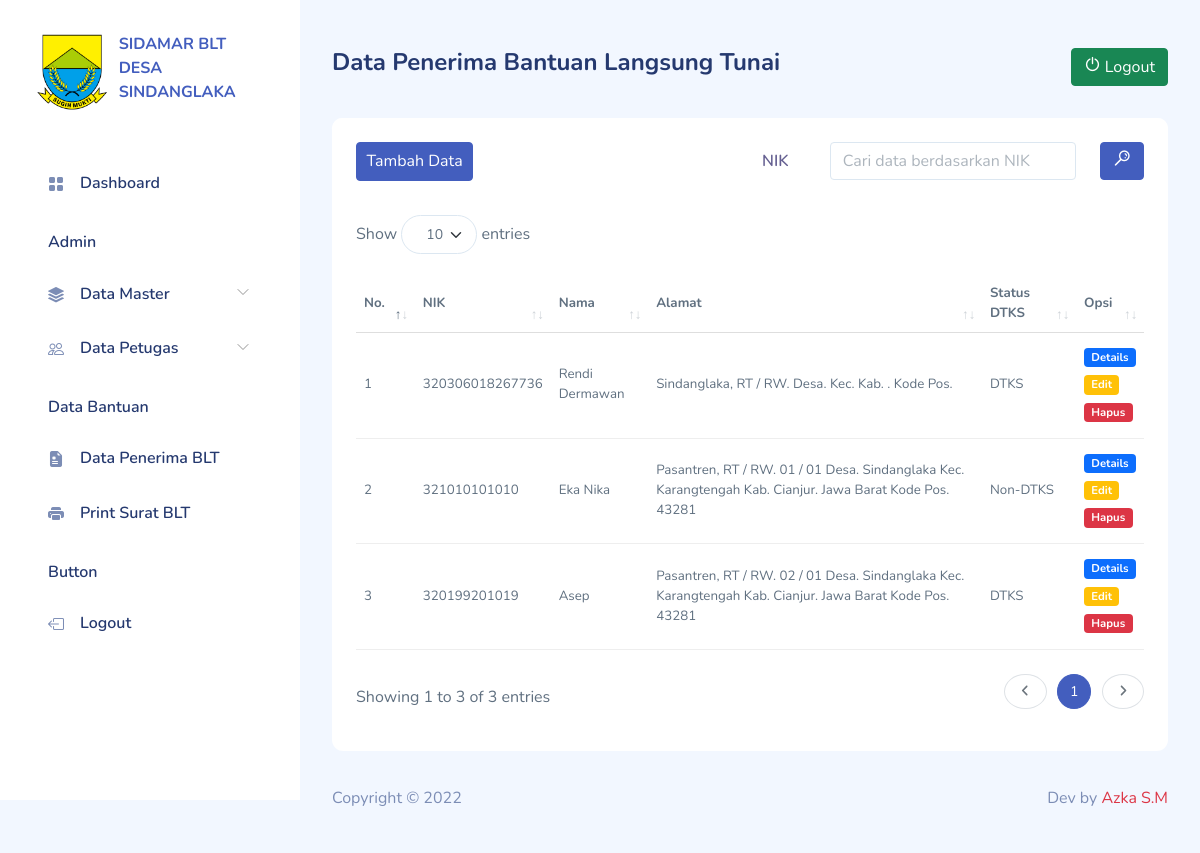
The app's page /data_blt.php (signed in), older data.
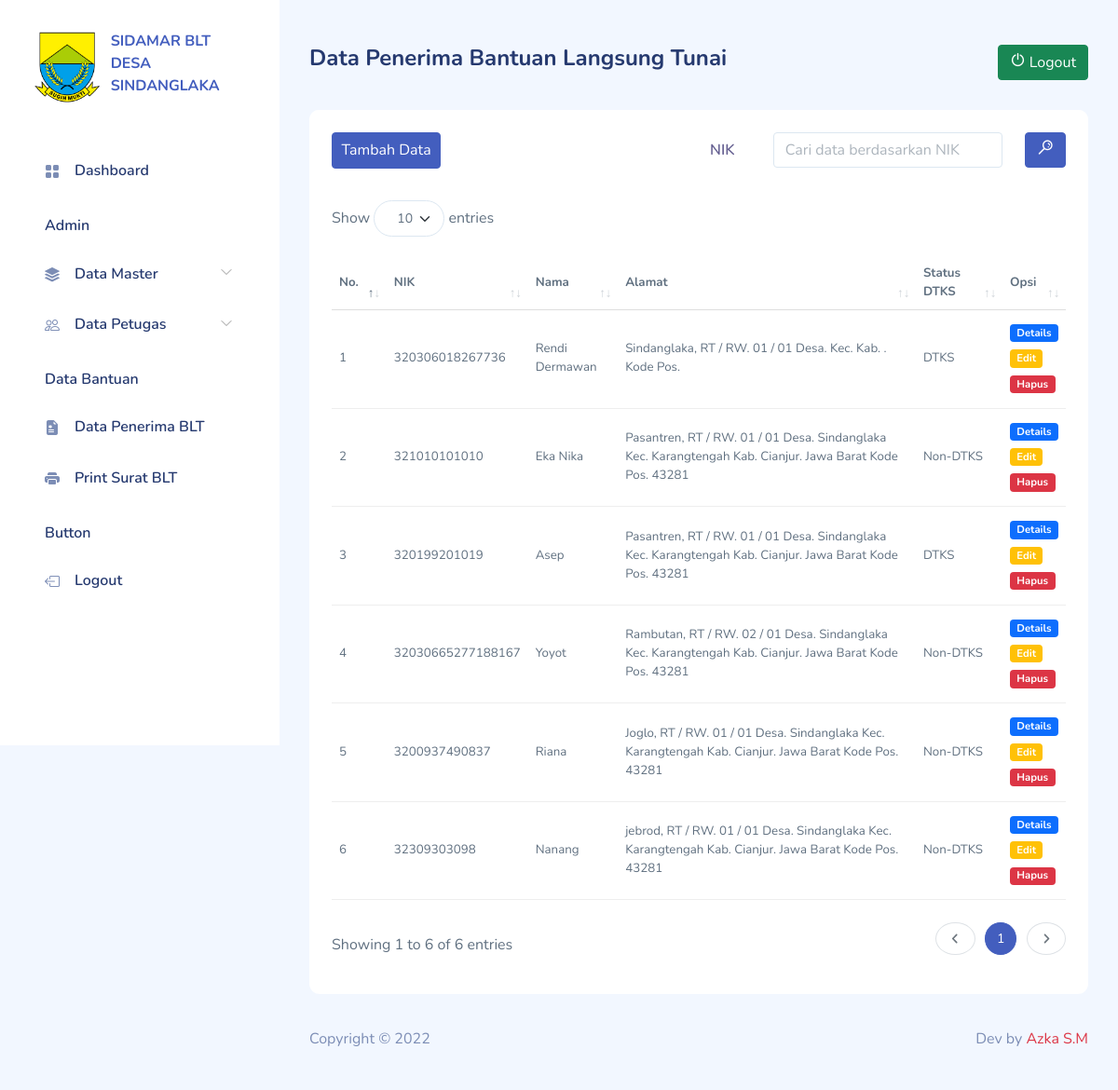
The same page, newer data.
### tables this page shows
CREATE TABLE `data_blt_penerima` (
  `id_blt` int(11) NOT NULL,
  `nama_lengkap` varchar(255) NOT NULL,
  `no_kk` varchar(1000) NOT NULL,
  `no_nik` varchar(1000) NOT NULL,
  `jalan` varchar(200) NOT NULL,
  `rtrw` varchar(200) NOT NULL,
  `desa` varchar(200) NOT NULL,
  `kecamatan` varchar(200) NOT NULL,
  `kabupaten` varchar(200) NOT NULL,
  `provinsi` varchar(200) NOT NULL,
  `kode_pos` varchar(200) NOT NULL,
  `pekerjaan` varchar(255) NOT NULL,
  `nama_ibu` varchar(255) NOT NULL,
  `status_dtks` int(11) NOT NULL,
  `periode` varchar(255) NOT NULL,
  `date_created` date NOT NULL,
  `is_active` int(11) NOT NULL
);

### functions.php (called while the page is built, shortened)
<?php
$conn = mysqli_connect("localhost", "root", "", "db_sdlk_blt");
function query($query)
{
    global $conn;
    $result = mysqli_query($conn, $query);
    $rows = [];
    while ($row = mysqli_fetch_assoc($result)) {
        $rows[] = $row;
    }
    return $rows;
}

### data_blt.php (the view, shortened to what this page needs)
<?php
require "functions.php";
if (!isset($_POST)) {
    $blt = query("SELECT * FROM data_blt_penerima");
} else {
    $nik = $_POST["nik"];
    $blt = query("SELECT * FROM data_blt_penerima WHERE no_nik LIKE '%$nik%'");
}
include "template_header.php";
include "template_sidebar.php";
?>
<div id="main">
    <div class="page-heading">
        <div class="row">
            <div class="col-7">
                <h4>Data Penerima Bantuan Langsung Tunai</h4>
            </div>
            <div class="col-5">
                <a href="logout.php" class="btn btn-success float-end" onclick="return confirm('Yakin akan keluar dari aplikasi?');">
                    <i class="icon dripicons-power"></i>
                    Logout
                </a>
            </div>
        </div>
    </div>
    <div class="page-content">
        <section class="row">
            <div class="col-12 col-lg-12">
                <div class="card">
                    <div class="card-header">
                        <div class="row">
                            <div class="col-12 col-lg-6">
                                <a href="data_blt_add.php" class='btn btn-primary icon mb-2'>
                                    <span>Tambah Data</span>
                                </a>
                            </div>
                            <div class="col-12 col-lg-6">
                                <form action="" method="post">
                                    <div class="form-group row align-items-center">
                                        <div class="col-2">
                                            <label class="col-form-label" for="nik">NIK</label>
                                        </div>
                                        <div class="col-8">
                                            <input type="text" class="form-control" name="nik" id="nik" placeholder="Cari data berdasarkan NIK">
                                        </div>
                                        <div class="col-2">
                                            <button type="submit" class="btn btn-primary w-100" name="submit"><i class="icon dripicons-search"></i></button>
                                        </div>
                                    </div>
                                </form>
                            </div>
                        </div>
                    </div>
                    <div class="card-body">
                        <div class="table-responsive">
                            <table class="table small" id="table1">
                                <thead>
                                    <tr>
                                        <th>No.</th>
                                        <th>NIK</th>
                                        <th>Nama</th>
                                        <th>Alamat</th>
                                        <th>Status DTKS</th>
                                        <th>Opsi</th>
                                    </tr>
                                </thead>
                                <tbody>
                                    <?php $i = 1; ?>
                                    <?php foreach ($blt as $b) : ?>
                                        <tr>
                                            <td><?= $i; ?></td>
                                            <td><?= $b["no_nik"]; ?></td>
                                            <td><?= $b["nama_lengkap"]; ?></td>
                                            <td><?= $b["jalan"] . ", RT / RW. " . $b["rtrw"] . " Desa. " . $b["desa"] . " Kec. " . $b["kecamatan"] . " Kab. " . $b["kabupaten"] . ". " . $b["provinsi"] . " Kode Pos. " . $b["kode_pos"]; ?></td>
                                            <td>
                                                <?php
                                                if ($b["status_dtks"] == 1) {
                                                    echo "DTKS";
                                                } else {
                                                    echo "Non-DTKS";
                                                }
                                                ?>
                                            </td>
                                            <td>
                                                <a href="data_blt_details.php?id=<?= $b["id_blt"] ?>" class="badge bg-primary mb-2">Details</a> <br>
                                                <a href="data_blt_edit.php?id=<?= $b["id_blt"] ?>" class="badge bg-warning mb-2">Edit</a> <br>
                                                <a href="data_blt_delete.php?id=<?= $b["id_blt"] ?>" class="badge bg-danger" onclick="return confirm('Yakin akan menghapus data BLT : <?= $b['nama_lengkap']; ?> ?');">Hapus</a>
                                            </td>
                                        </tr>
                                        <?php $i++; ?>
                                    <?php endforeach; ?>
                                </tbody>
                            </table>
                        </div>
                    </div>
                </div>
            </div>
        </section>
    </div>
    <?php include "template_footer.php"; ?>

### template_header.php (shortened to what this page needs)
<!DOCTYPE html>
<html lang="en">
<head>
    <link rel="stylesheet" href="assets/css/bootstrap.css">
    <link rel="stylesheet" href="assets/vendors/jquery-datatables/jquery.dataTables.bootstrap5.min.css">
    <link rel="stylesheet" href="assets/vendors/fontawesome/all.min.css">
    <link rel="stylesheet" href="assets/vendors/iconly/bold.css">
    <link rel="stylesheet" href="assets/vendors/dripicons/webfont.css">
    <link rel="stylesheet" href="assets/css/pages/dripicons.css">
    <link rel="stylesheet" href="assets/vendors/perfect-scrollbar/perfect-scrollbar.css">
    <link rel="stylesheet" href="assets/vendors/bootstrap-icons/bootstrap-icons.css">
    <link rel="stylesheet" href="assets/css/my-style.css">
    <link rel="stylesheet" href="assets/css/app.css">
</head>
<body>
    <div id="app">

### template_sidebar.php (shortened to what this page needs)
<div id="sidebar" class="active">
    <div class="sidebar-wrapper active">
        <div class="sidebar-header">
            <div class="d-flex justify-content-between">
                <div class="logo">
                    <div class="row">
                        <div class="col-4">
                            <img src="assets/images/logo/logodesa.png" alt="Logo">
                        </div>
                        <div class="col-8">
                            <a href="#">SIDAMAR BLT DESA SINDANGLAKA</a>
                        </div>
                    </div>
                </div>
            </div>
        </div>
        <div class="sidebar-menu">
            <ul class="menu">
                <li class="sidebar-item">
                    <a href="dashboard.php" class='sidebar-link'>
                        <i class="bi bi-grid-fill"></i>
                        <span>Dashboard</span>
                    </a>
                </li>
                <li class="sidebar-title">Admin</li>
                <li class="sidebar-item  has-sub">
                    <a href="#" class='sidebar-link'>
                        <i class="bi bi-stack"></i>
                        <span>Data Master</span>
                    </a>
                </li>
                <li class="sidebar-item  has-sub">
                    <a href="#" class='sidebar-link'>
                        <i class="bi bi-people"></i>
                        <span>Data Petugas</span>
                    </a>
                </li>
                <li class="sidebar-title">Data Bantuan</li>
                <li class="sidebar-item ">
                    <a href="data_blt.php" class='sidebar-link'>
                        <i class="bi bi-file-earmark-medical-fill"></i>
                        <span>Data Penerima BLT</span>
                    </a>
                </li>
                <li class="sidebar-item ">
                    <a href="print_surat.php" class='sidebar-link'>
                        <i class="bi bi-printer-fill"></i>
                        <span>Print Surat BLT</span>
                    </a>
                </li>
                <li class="sidebar-title">Button</li>
                <li class="sidebar-item  ">
                    <a href="logout.php" class='sidebar-link' onclick="return confirm('Yakin akan keluar dari aplikasi?');">
                        <i class="bi bi-box-arrow-left"></i>
                        <span>Logout</span>
                    </a>
                </li>
            </ul>
        </div>
    </div>
</div>

### template_footer.php (shortened to what this page needs)
<footer>
    <div class="footer clearfix mb-0 text-muted">
        <div class="float-start">
            <p>Copyright &copy <?= date("Y"); ?></p>
        </div>
        <div class="float-end">
            <p>Dev by <span class="text-danger">Azka S.M</span></p>
        </div>
    </div>
</footer>
</div>
</div>
</body>
</html>

### assets/css/my-style.css (style rules this page uses)
.sidebar-wrapper .sidebar-header { font-size: 1.5rem; font-weight: 700; }
table.dataTable { font-size: 10pt; }
.sidebar-wrapper .sidebar-header img { height: 5rem; }
.sidebar-wrapper .sidebar-header { font-size: 1rem; font-weight: 700; }

### assets/css/app.css (style rules this page uses)
.btn i,.btn svg { height:16px;width:16px }
.btn.icon { padding:.4rem .6rem }
.btn.btn-danger,.btn.btn-info,.btn.btn-primary,.btn.btn-secondary,.btn.btn-success,.btn.btn-warning { color:#fff }
.card { border:none;margin-bottom:2.2rem }
.card .card-header { border:none }
.card .card-header~.card-body { padding-top:0 }
.card .card-body { padding:1.5rem }
.form-group { margin-bottom:.7rem }
.form-group label { color:rgba(35,28,99,.7);font-weight:600 }
#sidebar.active .sidebar-wrapper { left:0 }
.sidebar-wrapper { background-color:#fff;bottom:0;height:100vh;overflow-y:auto;position:fixed;top:0;transition:left .5s ease-out;width:300px;z-index:10 }
.sidebar-wrapper .sidebar-header { font-size:1rem;font-weight:700;padding:2rem 2rem 1rem }
.sidebar-wrapper .sidebar-header img { height:5rem }
.sidebar-wrapper .menu { font-weight:600;margin-top:2rem;padding:0 2rem }
.sidebar-wrapper .menu .sidebar-title { color:#25396f;font-size:1rem;font-weight:600;list-style:none;margin:1.5rem 0 1rem;padding:0 1rem }
.sidebar-wrapper .menu .sidebar-link { align-items:center;border-radius:.5rem;color:#25396f;display:block;display:flex;font-size:1rem;padding:.7rem 1rem;text-decoration:none;transition:all .5s }
.sidebar-wrapper .menu .sidebar-link i,.sidebar-wrapper .menu .sidebar-link svg { color:#7c8db5 }
.sidebar-wrapper .menu .sidebar-link span { margin-left:1rem }
.sidebar-wrapper .menu .sidebar-item { list-style:none;margin-top:.5rem;position:relative }
.sidebar-wrapper .menu .sidebar-item.has-sub .sidebar-link:after { color:#ccc;display:block;position:absolute;right:15px;top:12px }
.dataTable-table td,.dataTable-table thead th,.table td,.table thead th { vertical-align:middle }
.dataTable-table:not(.table-borderless) thead th,.table:not(.table-borderless) thead th { border-bottom:1px solid #dedede!important }
.bi { height:1rem;width:1rem }
#main { margin-left:300px;padding:2rem }
.page-heading { margin:0 0 2rem }
a { text-decoration:none }

### template_header.php (style rules this page uses)
table.dataTable td { padding: 15px 8px; }

Row changes from the older to the newer data that the page shows:
changed data_blt_penerima "Rendi Dermawan": rtrw (not shown) → "01 / 01"
changed data_blt_penerima "Asep": rtrw "02 / 01" → "01 / 01"
added data_blt_penerima: no_nik "32030665277188167", nama_lengkap "Yoyot", jalan "Rambutan", rtrw "02 / 01", desa "Sindanglaka", kecamatan "Karangtengah", kabupaten "Cianjur", provinsi "Jawa Barat", kode_pos "43281", status_dtks "Non-DTKS"
added data_blt_penerima: no_nik "3200937490837", nama_lengkap "Riana", jalan "Joglo", rtrw "01 / 01", desa "Sindanglaka", kecamatan "Karangtengah", kabupaten "Cianjur", provinsi "Jawa Barat", kode_pos "43281", status_dtks "Non-DTKS"
added data_blt_penerima: no_nik "32309303098", nama_lengkap "Nanang", jalan "jebrod", rtrw "01 / 01", desa "Sindanglaka", kecamatan "Karangtengah", kabupaten "Cianjur", provinsi "Jawa Barat", kode_pos "43281", status_dtks "Non-DTKS"
Text that changed along with them:
text written by a page script: "Show entries Showing 1 to 3 of 3 entries 1" → "Show entries Showing 1 to 6 of 6 entries 1"
